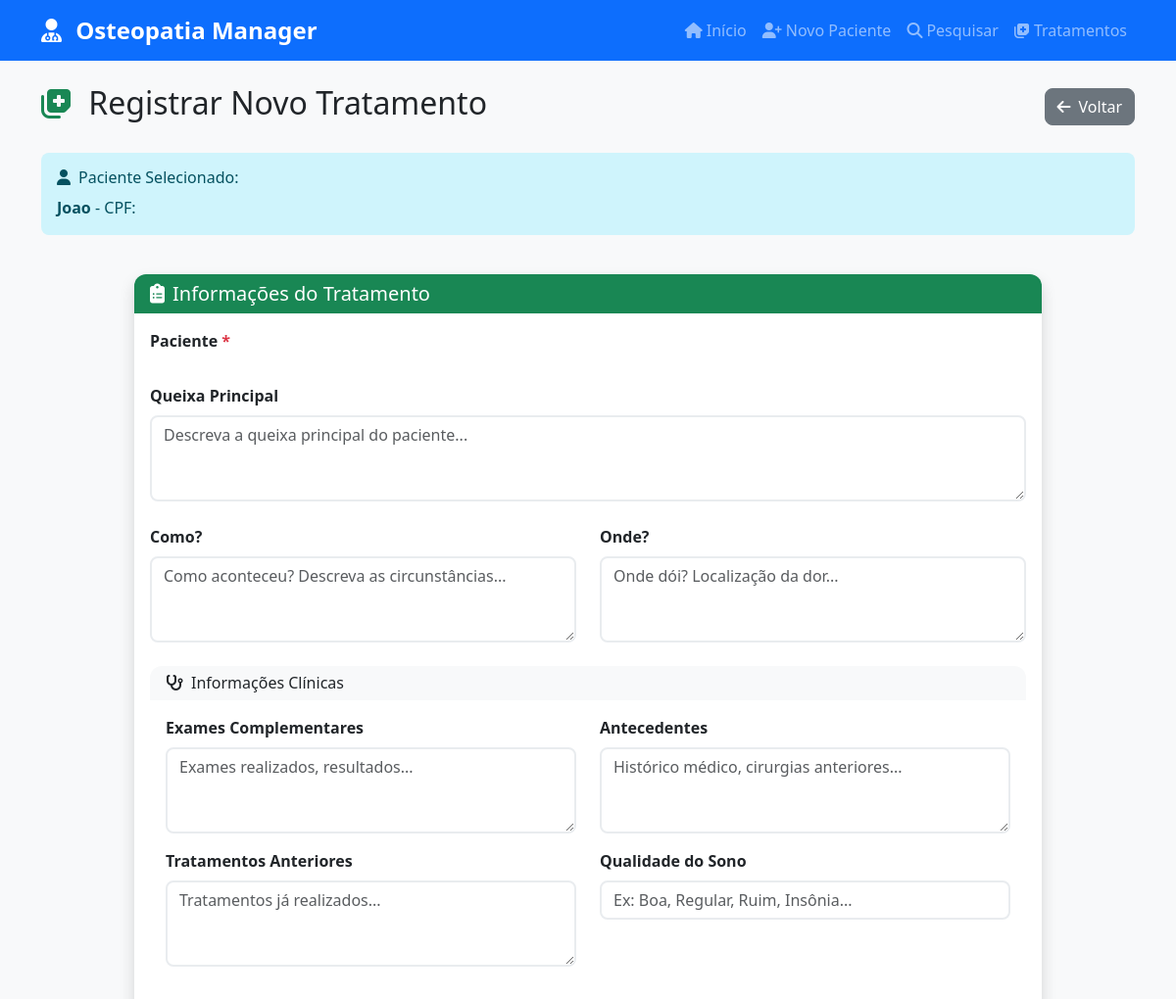
Before: /novo-tratamento/2 (upper part) with the older database file.
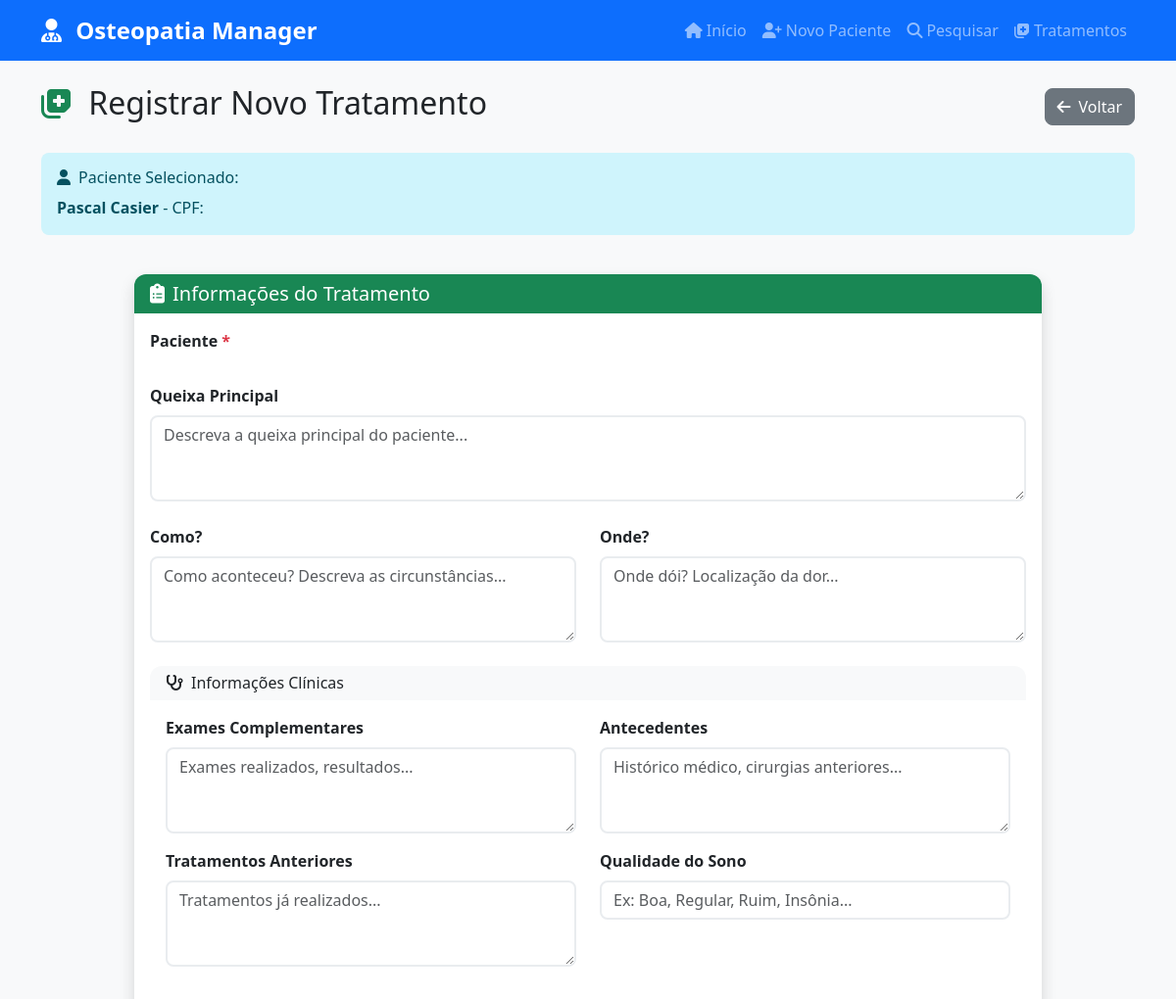
After: the same page with the newer database file.
### database/models.py (models this page shows, shortened)
class Paciente(db.Model):
    __tablename__ = 'pacientes'
    id = db.Column(db.Integer, primary_key=True)
    nome_completo = db.Column(db.String(200), nullable=False)
    data_registro = db.Column(db.Date, nullable=False, default=datetime.utcnow().date())
    profissao = db.Column(db.String(100))
    sexo = db.Column(db.String(20))
    idade = db.Column(db.Integer)
    endereco = db.Column(db.Text)
    cpf = db.Column(db.String(14), unique=True, nullable=True)
    telefone = db.Column(db.String(20))
    email = db.Column(db.String(120))
    foto_path = db.Column(db.String(200))
    notas = db.Column(db.Text)
    created_at = db.Column(db.DateTime, default=datetime.utcnow)
    updated_at = db.Column(db.DateTime, default=datetime.utcnow, onupdate=datetime.utcnow)
    tratamentos = db.relationship('Tratamento', backref='paciente', lazy=True, cascade='all, delete-orphan')

### app.py (the view)
@app.route('/novo-tratamento')
@app.route('/novo-tratamento/<int:paciente_id>')
def novo_tratamento(paciente_id=None):
    form = TratamentoForm()
    pacientes = Paciente.query.order_by(Paciente.nome_completo).all()
    form.paciente_id.choices = [(p.id, p.nome_completo) for p in pacientes]
    if paciente_id:
        form.paciente_id.data = paciente_id
    paciente_selecionado = None
    if paciente_id:
        paciente_selecionado = Paciente.query.get_or_404(paciente_id)
    return render_template('novo_tratamento.html', form=form, paciente_selecionado=paciente_selecionado)

### app.py (called while the page is built)
@app.template_filter('format_cpf')
def format_cpf_filter(cpf):
    return format_cpf(cpf) if cpf else ''

@app.context_processor
def inject_today():
    return {'today': date.today()}

### templates/novo_tratamento.html (shortened to what the changed rows need)
{% extends "base.html" %}
{% block content %}
<div class="row">
    <div class="col-12">
        <div class="d-flex justify-content-between align-items-center mb-4">
            <h2>
                <i class="fas fa-notes-medical me-2 text-success"></i>
                Registrar Novo Tratamento
            </h2>
        </div>
    </div>
</div>
{% if paciente_selecionado %}
<div class="row mb-4">
    <div class="col-12">
        <div class="alert alert-info">
            <h6 class="mb-2">
                <i class="fas fa-user me-2"></i>Paciente Selecionado:
            </h6>
            <strong>{{ paciente_selecionado.nome_completo }}</strong> - CPF: {{ paciente_selecionado.cpf | format_cpf }}
        </div>
    </div>
</div>
{% endif %}
{% endblock %}

Changed rows visible on the page:
changed Paciente: nome_completo "Joao" → "Pascal Casier"
